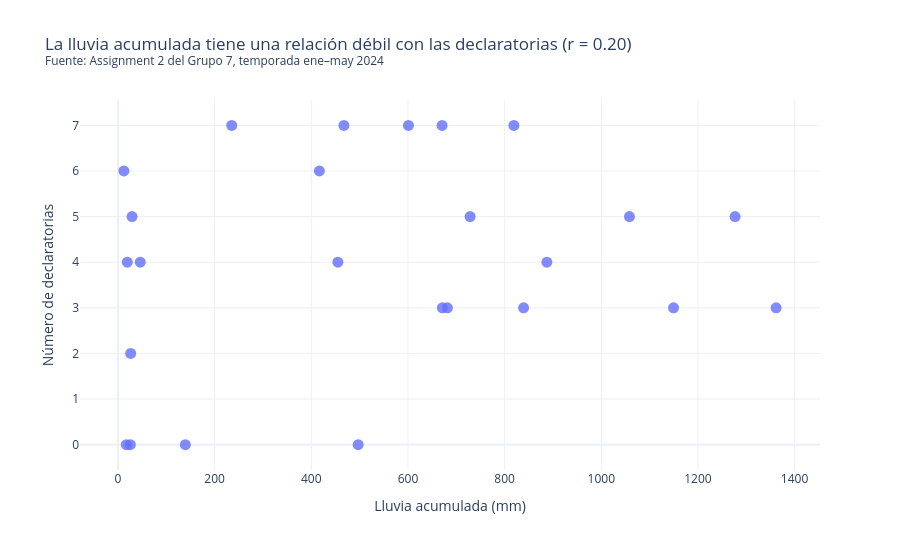

Notebook cell for this chart:
### Markdown cell above
## Gráfico 2 – Lluvia acumulada vs. declaratorias

### Code cell
correlacion = df["lluvia_total_mm"].corr(df["declaratorias"])

fig_disp = px.scatter(
    df,
    x="lluvia_total_mm",
    y="declaratorias",
    hover_name="departamento",
    hover_data={
        "dias_lluvia_fuerte": True,
        "prorrogas": True,
        "lluvia_total_mm": ":.1f",
        "declaratorias": True
    },
    labels={
        "lluvia_total_mm": "Lluvia acumulada (mm)",
        "declaratorias": "Número de declaratorias"
    },
    title=(
        f"La lluvia acumulada tiene una relación débil con las declaratorias (r = {correlacion:.2f})"
        "<br><sup>Fuente: Assignment 2 del Grupo 7, temporada ene–may 2024</sup>"
    )
)

fig_disp.update_traces(marker=dict(size=11, opacity=0.8))
fig_disp.update_layout(template="plotly_white", height=550)
fig_disp.show()

print(f"Correlación lluvia–declaratorias: {correlacion:.2f}")

### Figure 1 — Plotly figure (JSON) as saved in the notebook; plotly's stock layout.template omitted (floating-point values rounded to 4 significant figures)
{"data": [{"customdata": [[0, 2], [3, 5], [2, 4], [1, 6], [1, 5], [0, 3], [0, 0], [0, 5], [1, 4], [3, 3], [0, 3], [11, 1], [0, 3], [0, 2], [0, 5], [19, 2], [15, 0], [0, 2], [1, 3], [2, 2], [1, 2], [3, 4], [0, 0], [3, 2], [9, 0]], "hovertemplate": "<b>%{hovertext}</b><br><br>Lluvia acumulada (mm)=%{x:.1f}<br>Número de declaratorias=%{y}<br>dias_lluvia_fuerte=%{customdata[0]}<br>prorrogas=%{customdata[1]}<extra></extra>", "hovertext": ["Amazonas", "Áncash", "Apurímac", "Arequipa", "Ayacucho", "Cajamarca", "Callao", "Cusco", "Huancavelica", "Huánuco", "Ica", "Junín", "La Libertad", "Lambayeque", "Lima", "Loreto", "Madre de Dios", "Moquegua", "Pasco", "Piura", "Puno", "San Martín", "Tacna", "Tumbes", "Ucayali"], "legendgroup": "", "marker": {"color": "#636efa", "opacity": 0.8, "size": 11, "symbol": "circle"}, "mode": "markers", "name": "", "orientation": "v", "showlegend": false, "type": "scatter", "x": [455.0, 1058.0, 670.6, 235.3, 467.5, 671.2, 17.3, 601.0, 819.2, 416.7, 19.3, 1277.0, 26.3, 25.6, 12.2, 1362.0, 1150.0, 29.1, 839.3, 139.4, 728.6, 681.7, 46.1, 497.0, 887.4], "xaxis": "x", "y": [4, 5, 7, 7, 7, 3, 0, 7, 7, 6, 4, 5, 2, 0, 6, 3, 3, 5, 3, 0, 5, 3, 4, 0, 4], "yaxis": "y"}], "layout": {"height": 550, "legend": {"tracegroupgap": 0}, "title": {"text": "La lluvia acumulada tiene una relación débil con las declaratorias (r = 0.20)<br><sup>Fuente: Assignment 2 del Grupo 7, temporada ene–may 2024</sup>"}, "xaxis": {"anchor": "y", "domain": [0, 1], "title": {"text": "Lluvia acumulada (mm)"}}, "yaxis": {"anchor": "x", "domain": [0, 1], "title": {"text": "Número de declaratorias"}}}}
